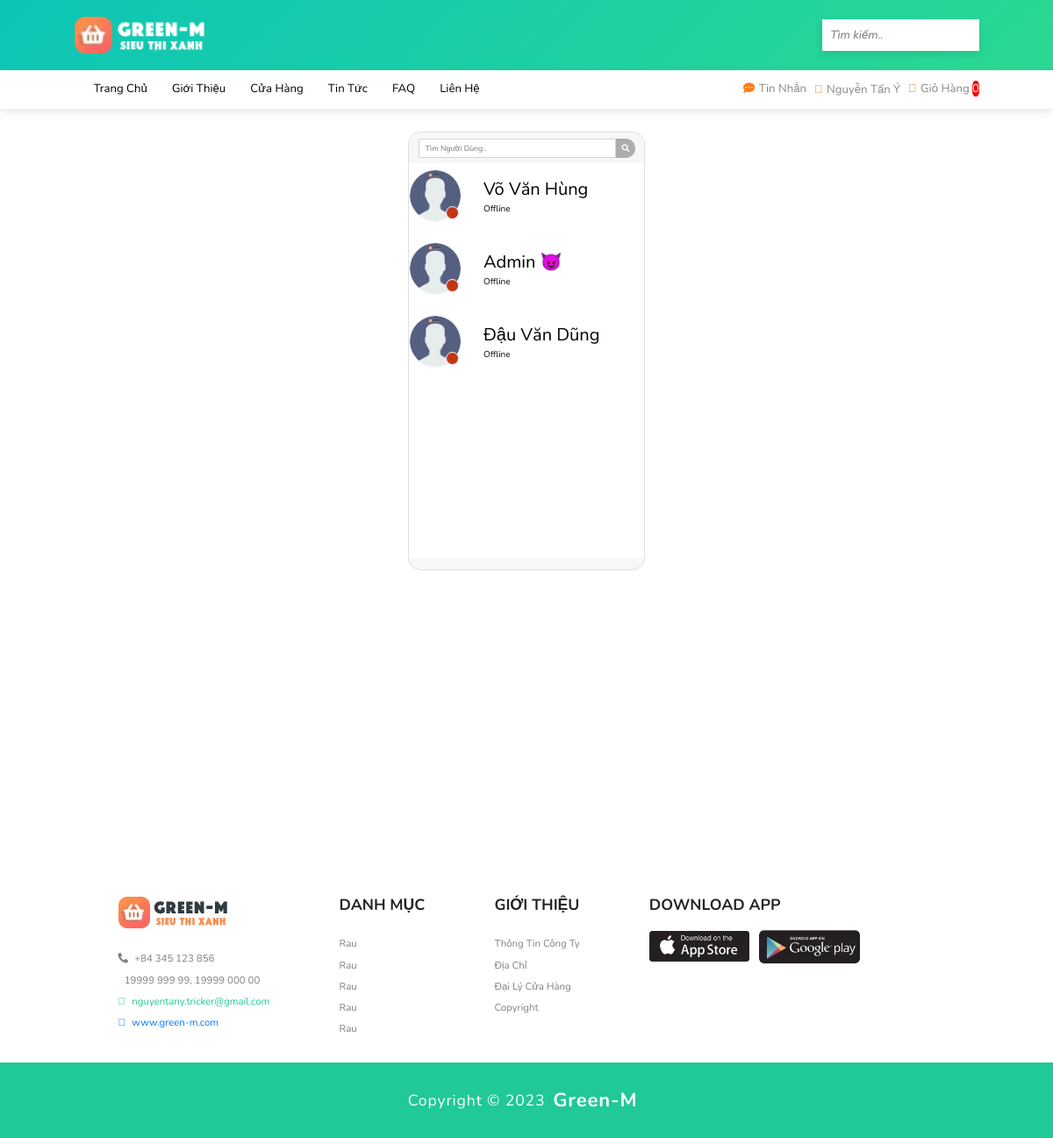
Screenshot of /public/index.php?act=message (signed in) with the database file from the repository.
### tables this page shows
CREATE TABLE `messages` (
  `mess_id` int(123) NOT NULL,
  `mess_content` longblob NOT NULL,
  `mess_status` varchar(15) NOT NULL DEFAULT 'Chưa xem',
  `account_from` int(123) NOT NULL,
  `account_to` int(123) NOT NULL,
  `reg_time` timestamp NOT NULL DEFAULT current_timestamp()
);

CREATE TABLE `account` (
  `account_id` int(123) NOT NULL,
  `account_name` longblob NOT NULL,
  `account_address` varchar(80) NOT NULL,
  `account_number_pay` varchar(30) NOT NULL,
  `account_pay` varchar(15) NOT NULL,
  `account_avt` varchar(299) NOT NULL DEFAULT 'view/images/account/user.png',
  `account_username` varchar(30) NOT NULL,
  `account_email` varchar(40) NOT NULL,
  `account_verified_mail` varchar(15) NOT NULL DEFAULT 'Chưa xác thực',
  `account_phone` varchar(10) NOT NULL,
  `account_pass` varchar(100) NOT NULL,
  `account_position` varchar(20) NOT NULL DEFAULT 'Khách hàng',
  `account_notify` varchar(100) NOT NULL,
  `account_status` varchar(30) NOT NULL DEFAULT 'Offline',
  `time_store` date NOT NULL DEFAULT current_timestamp(),
  `time_reg` timestamp NOT NULL DEFAULT current_timestamp()
);

### public/model_dao/connect.php (called while the page is built, shortened)
<?php
    class dao_con {
        function conn_db() {
            $sqlServer = "mysql:host=localhost; dbname=green_m8683";
            $username = "root";
            $password = "";
            try {
                $conn = new PDO($sqlServer, $username, $password);
                $conn->setAttribute(PDO::ATTR_ERRMODE, PDO::ERRMODE_EXCEPTION);
            } catch(PDOException $e) {
                echo 'Ket noi database that bai do ' . $e->getMessage();
            }
            return $conn;
        }
        function conn_show_all($sql) {
            $conn = $this->conn_db();
            $sqlBindParam = array_slice(func_get_args(), 1);
            try {
                $stmt = $conn->prepare($sql);
                $stmt->execute($sqlBindParam);
                $ketqua = $stmt->fetchAll();
                return $ketqua;
            } catch (PDOException $e) {
                throw $e;
            } finally {
                unset($conn);
            }
        }
    }
?>

### public/model_dao/message.php (called while the page is built, shortened)
<?php
    include_once "connect.php";
    class mess_lass extends dao_con {
        function show_mess_from($a) {
            $sql = "SELECT messages.*, account.account_avt AS avt_user, account.account_name AS name_user, account.account_status as status_user
                FROM messages
                JOIN account ON messages.account_from = account.account_id
                WHERE messages.account_to = ? ORDER BY messages.mess_id DESC
            ";
            return $this->conn_show_all($sql, $a);
        }
        function show_mess_to($a) {
            $sql = "SELECT messages.*, account.account_avt AS avt_user, account.account_name AS name_user, account.account_status as status_user
                FROM messages
                JOIN account ON messages.account_to = account.account_id
                WHERE messages.account_from = ? ORDER BY messages.mess_id DESC
            ";
            return $this->conn_show_all($sql, $a);
        }
    }
?>

### public/view/message.php (the view, shortened to what this page needs)
<br> <br>
<div class="container-fluid h-100">
    <div class="row justify-content-center h-100">
        <div class="col-md-4 col-xl-3 chat">
            <div class="card mb-sm-3 mb-md-0 contacts_card">
                <div class="card-header">
                    <div class="input-group">
                        <input type="text" placeholder="Tìm người dùng.." name="" class="form-control search-name-mess">
                        <div class="input-group-prepend">
                            <span class="input-group-text search_btn"><i class="fas fa-search"></i></span>
                        </div>
                    </div>
                </div>
                <div class="card-body contacts_body">
                    <ul class="contacts">
                        <?php
                        $chua = array();
                        foreach ($show_mess_to as $items) {
                            extract($items);
                            if(!in_array($name_user, $chua)) {
                                $chua[] = $name_user;
                                echo '
                                <a href="?act=mess_chat&from=' . $account_from . '&to=' . $account_to . '" class="btn-mess">
                                    <li>
                                        <div class="d-flex bd-highlight">
                                            <div class="img_cont">
                                                <img src="' . $avt_user . '" class="rounded-circle user_img">
                                                ';
                                if ($status_user == "Online") {
                                    echo '<span class="online_icon"></span>';
                                } else {
                                    echo '<span class="offline-icon"></span>';
                                }
                                echo '
                                                    </div>
                                                    <div class="user_info">
                                                        <span style="color: black;">' . $name_user . '</span>
                                                        <p style="color: black;">' . $status_user . '</p>
                                                    </div>
                                                </div>
                                            </li>
                                        </a>
                                        <br>
                                    ';
                            }
                        }
                        foreach ($show_mess_from as $items) {
                            extract($items);
                            if(!in_array($name_user, $chua)) {
                                $chua[] = $name_user;
                                echo '
                                <a href="?act=mess_chat&from=' . $_SESSION['83x86']['account_id'] . '&to=' . $account_from . '" class="btn-mess">
                                    <li>
                                        <div class="d-flex bd-highlight">
                                            <div class="img_cont">
                                                <img src="' . $avt_user . '" class="rounded-circle user_img">
                                                ';
                                if ($status_user == "Online") {
                                    echo '<span class="online_icon"></span>';
                                } else {
                                    echo '<span class="offline-icon"></span>';
                                }
                                echo '
                                                    </div>
                                                    <div class="user_info">
                                                        <span style="color: black;">' . $name_user . '</span>
                                                        <p style="color: black;">' . $status_user . '</p>
                                                    </div>
                                                </div>
                                            </li>
                                        </a>
                                        <br>
                                    ';
                            }
                        }
                        ?>
                    </ul>
                </div>
                <div class="card-footer"></div>
            </div>
        </div>
    </div>
</div>

### public/view/css/style.css (style rules this page uses)
:root { --red: #dc3545; --orange: #fd7e14; --green: #28a745; --teal: #20c997; --info: #17a2b8; --blue: #007bff; --primary: #ff253a; }
* { margin: 0; padding: 0; box-sizing: border-box; outline: none; text-transform: capitalize; font-family: 'Nunito', sans-serif; text-decoration: none; border: none; transition: all .3s linear; }
html { font-size: 62.5%; overflow-x: hidden; scroll-behavior: smooth; scroll-padding-top: 6.5rem; }
body { background: #eff7fa; color: #888; }
@media (max-width: 1200px) { html { font-size: 55%; } }
.card { background-clip: padding-box; box-shadow: 0 1px 4px rgba(24, 28, 33, 0.012); }

### public/view/css/media.css (style rules this page uses)
@media (max-width: 1200px) { html { font-size: 55%; } }

### public/view/message.php (style rules this page uses)
.chat { margin-bottom: auto; }
.card { height: 500px; border-radius: 15px !important; }
.contacts_body { padding: 0.75rem 0 !important; overflow-y: auto; white-space: nowrap; }
.card-header { border-radius: 15px 15px 0 0 !important; border-bottom: 0 !important; }
.card-footer { border-radius: 0 0 15px 15px !important; border-top: 0 !important; }
.search_btn { border-radius: 0 15px 15px 0 !important; background-color: rgba(0, 0, 0, 0.3) !important; border: 0 !important; color: white !important; cursor: pointer; }
.contacts { list-style: none; padding: 0; }
.user_img { height: 60px; width: 60px; border: 1.5px solid #f5f6fa; }
.img_cont { position: relative; height: 70px; width: 70px; }
.offline-icon { position: absolute; height: 15px; width: 15px; border-radius: 50%; bottom: 13px; right: 13px; border: 1.5px solid white; background-color: #c23616 !important; }
.user_info { margin-top: auto; margin-bottom: auto; margin-left: 15px; }
.user_info span { font-size: 20px; color: white; }
.user_info p { font-size: 10px; color: rgba(255, 255, 255, 0.6); }

### rows the page displays
messages: account_to.account_avt (placeholder picture), account_to.account_name "Võ Văn Hùng", account_to.account_status "Offline"
messages: account_to.account_avt (placeholder picture), account_to.account_name "Admin 😈", account_to.account_status "Offline"
messages: account_from.account_avt (placeholder picture), account_from.account_name "Đậu Văn Dũng", account_from.account_status "Offline"

### other values shown
$_SESSION['83x86']['account_name'] "Nguyễn Tấn Ý"
